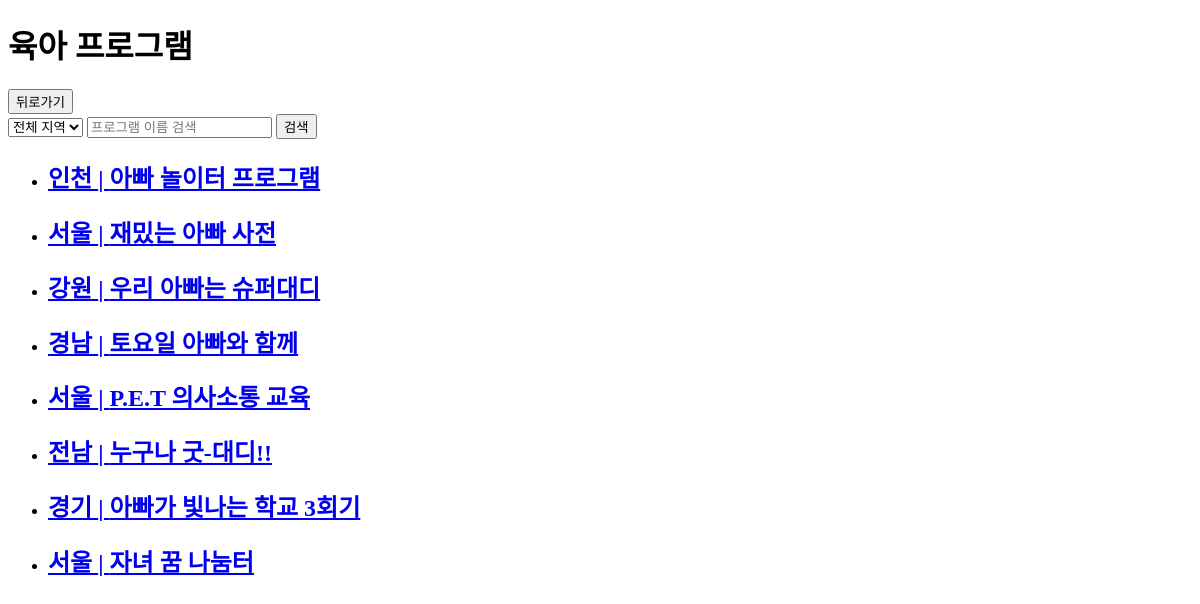
Page /program/list/ on the committed database.
### program/models.py (models this page shows, shortened)
class Program(models.Model):
    title = models.CharField(max_length=200)
    center_info = models.CharField(max_length=200, blank=True, null=True)
    event_period = models.CharField(max_length=200, blank=True, null=True)
    registration_period = models.CharField(max_length=200, blank=True, null=True)
    participants = models.CharField(max_length=200, blank=True, null=True)
    event_content = models.TextField(blank=True, null=True)
    session_info = models.CharField(max_length=200, blank=True, null=True)
    location = models.CharField(max_length=200, blank=True, null=True)
    region = models.CharField(max_length=100)
    image = models.ImageField(upload_to='program_images/', blank=True, null=True)
    application_url = models.URLField(max_length=200, blank=True, null=True)  # 신청 URL 필드 추가

### program/views.py (the view)
# urls.py: path('list/', program_list, name='program_list'),
def program_list(request):
    query = request.GET.get('q', '')
    region = request.GET.get('region', '')
    programs = Program.objects.all()
    if query:
        programs = programs.filter(title__icontains=query)
    if region:
        programs = programs.filter(region=region)
    return render(request, 'program/program_list.html', {'programs': programs, 'query': query, 'region': region})

### program/templates/program/program_list.html (shortened to what this page needs)
<!DOCTYPE html>
<html>
<head>
</head>
<body>
    <h1>육아 프로그램</h1>
    <a href="{% url 'program:program_home' %}"><button>뒤로가기</button></a>
    <br>
    <form method="GET" action="{% url 'program:program_list' %}">
        <select name="region">
            <option value="">전체 지역</option>
        </select>
        <input type="text" name="q" placeholder="프로그램 이름 검색" value="{{ query }}">
        <button type="submit">검색</button>
    </form>
    <ul>
        {% for program in programs %}
            <li>
                <h2 class="program-title"><a href="{% url 'program:program_detail' program.id %}">{{ program.region }} | {{ program.title }}</a></h2>
            </li>
        {% endfor %}
    </ul>
</body>
</html>

### program/templates/program/program_list.html (style rules this page uses)
.program-title { cursor: pointer; color: #007BFF; font-weight: bold; }

### rows in the picture
Program: region "인천", title "아빠 놀이터 프로그램"
Program: region "서울", title "재밌는 아빠 사전"
Program: region "강원", title "우리 아빠는 슈퍼대디"
Program: region "경남", title "토요일 아빠와 함께"
Program: region "서울", title "P.E.T 의사소통 교육"
Program: region "전남", title "누구나 굿-대디!!"
Program: region "경기", title "아빠가 빛나는 학교 3회기"
Program: region "서울", title "자녀 꿈 나눔터"
